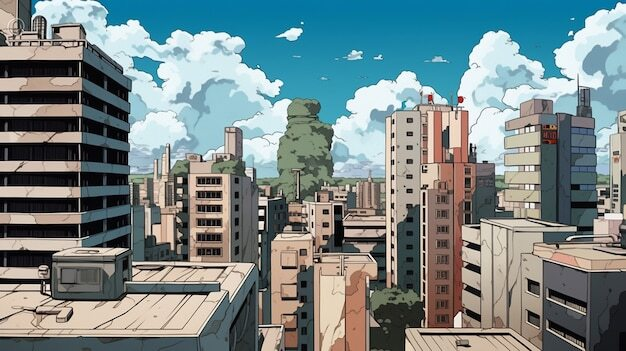
#> input picture tmp/edificios.jpeg, 626 x 351 px
$ jupyter execute 04_image_with_borders.ipynb
#> lines starting #> are read from the running program, lines starting #| are printed output that depends on the picture
[cell 1]
import cv2

FILENAME = 'tmp/edificios.jpeg'

# Cargar de imagen
image = cv2.imread(FILENAME)
#> image is the input picture: shape (351, 626, 3); mean B, G, R 137.1, 136.1, 120.6

# Mostrar imagen original
cv2.imshow('Imagen original', image)

# aplicar detector de bordes
image_with_borders = cv2.Canny(image, 100, 200)
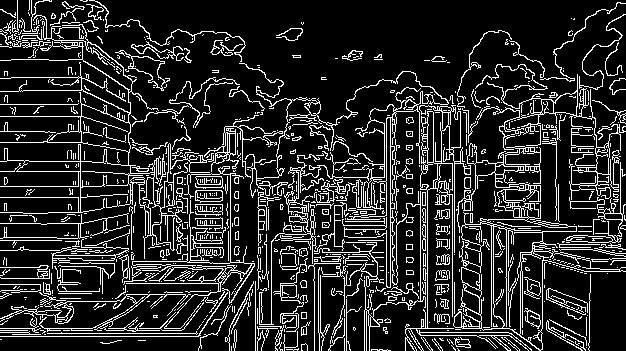
#> image_with_borders: shape (351, 626); 16.3% white in thin lines or dots
cv2.imshow('Imagen with borders', image_with_borders)

# DEstruir ventanas abiertas
cv2.waitKey(0)
cv2.destroyAllWindows()


$ run again, with tmp/billions.jpeg copied over tmp/edificios.jpeg
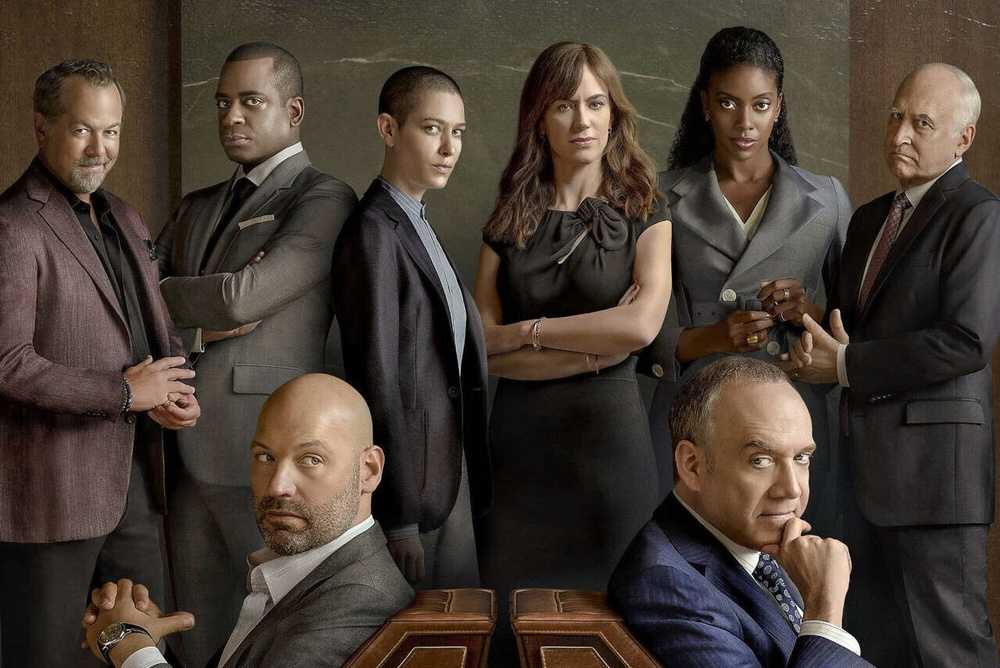
#> input picture tmp/billions.jpeg, 1000 x 668 px, shrunk from 1280 x 855 before the run
#> image is the input picture: shape (668, 1000, 3); mean B, G, R 50.1, 58.9, 69.4
#> `image_with_borders = cv2.Canny(image, 100, 200)`:
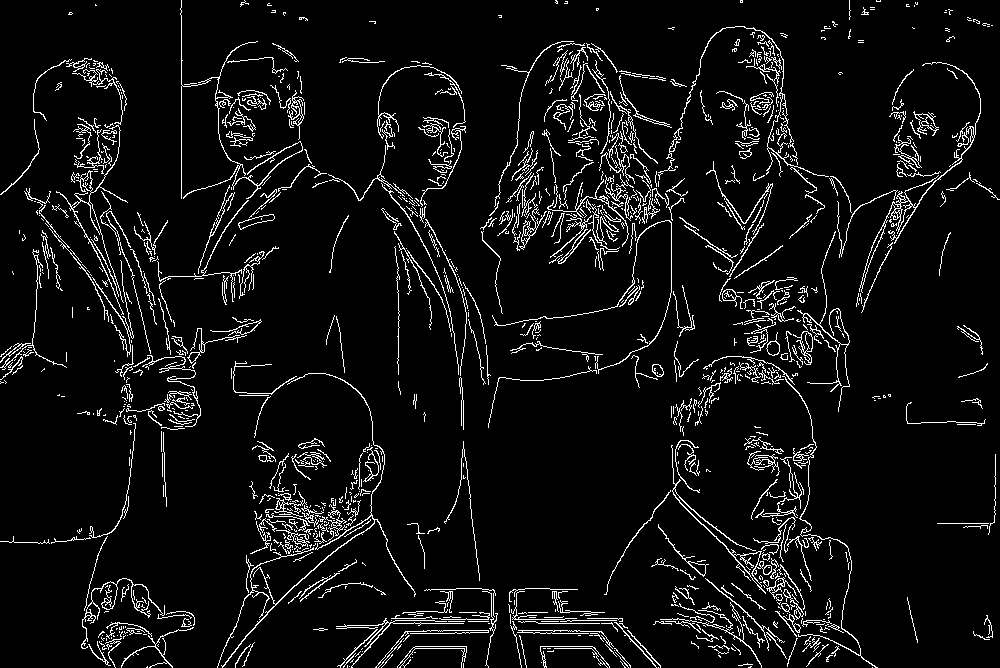
#> image_with_borders: shape (668, 1000); 6.3% white in thin lines or dots
